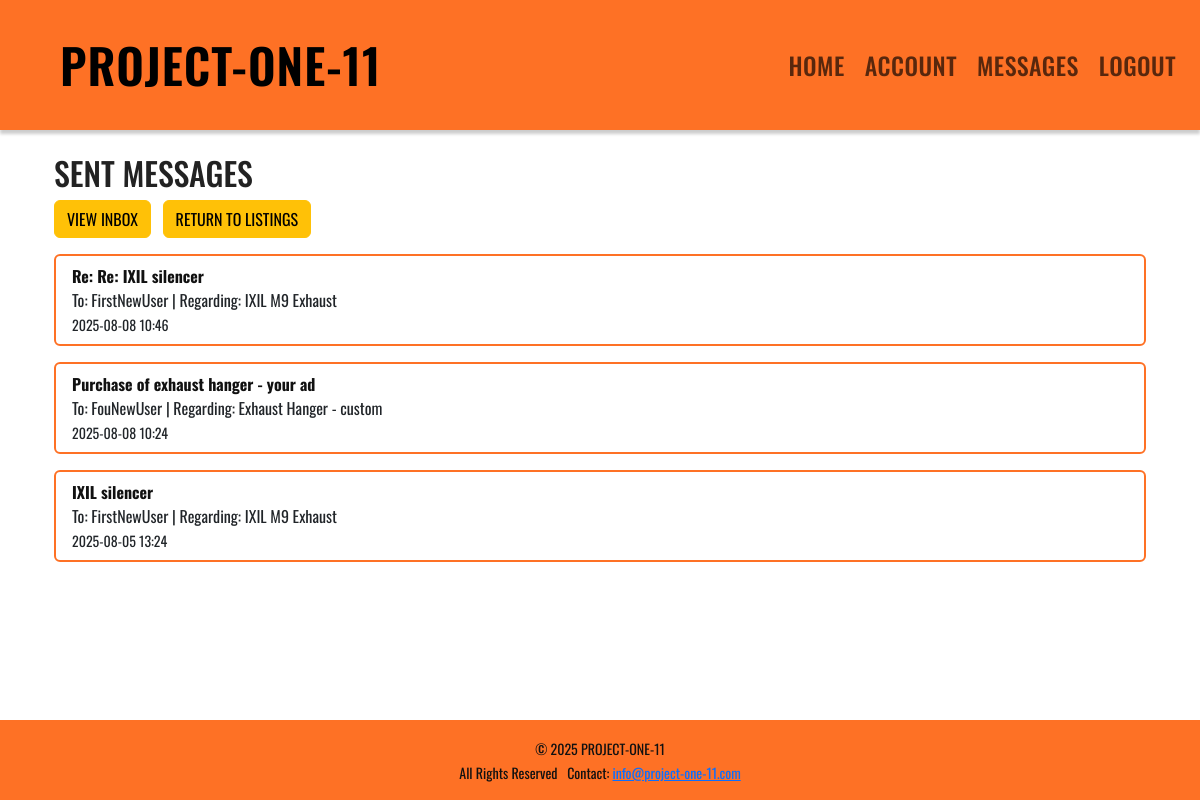
/marketplace/sent/ (signed in), run on an earlier commit of the app's database.
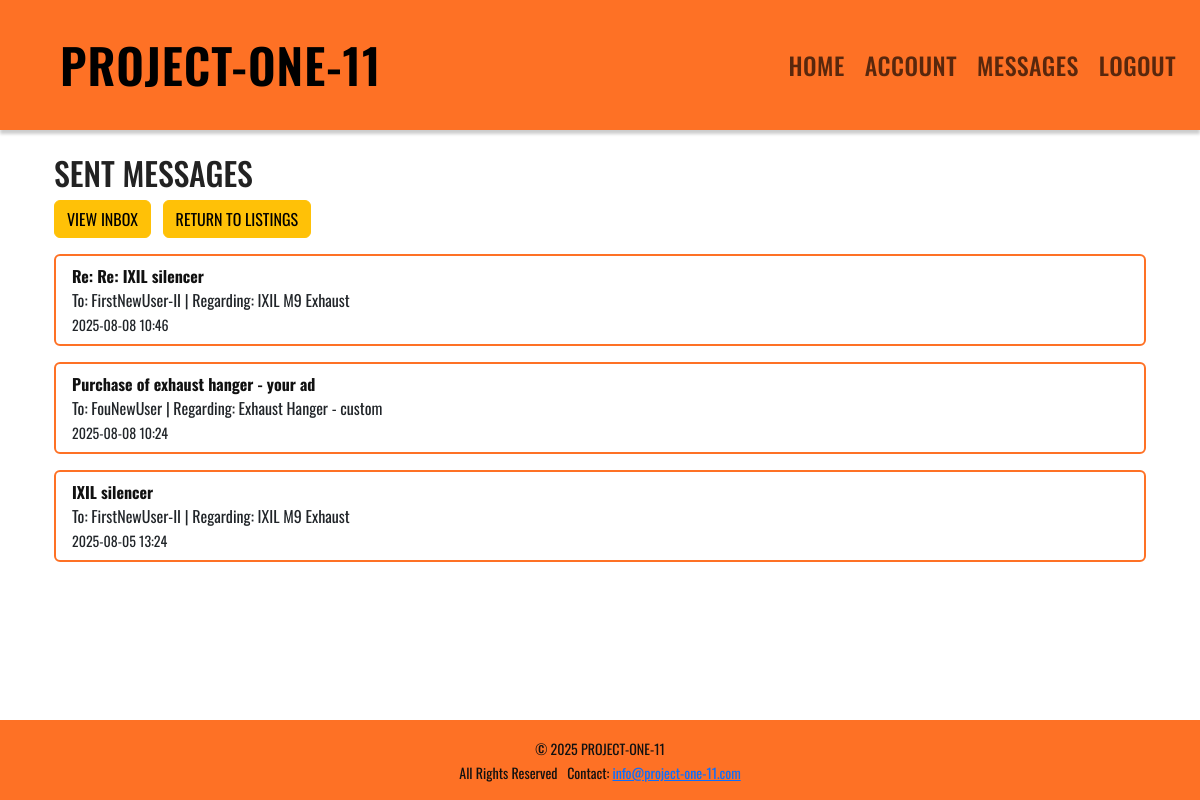
And on a later commit of the database.
### marketplace/models.py (models this page shows, shortened)
class Message(models.Model):
    sender = models.ForeignKey(settings.AUTH_USER_MODEL, related_name='sent_messages', on_delete=models.CASCADE)
    recipient = models.ForeignKey(settings.AUTH_USER_MODEL, related_name='received_messages', on_delete=models.CASCADE)
    item = models.ForeignKey('Item', null=True, blank=True, on_delete=models.CASCADE)
    subject = models.CharField(max_length=255)
    body = models.TextField()
    timestamp = models.DateTimeField(auto_now_add=True)
    is_read = models.BooleanField(default=False)

class Item(models.Model):
    CATEGORY_CHOICES = [
        ('engine', 'Engine'),
        ('body', 'Body'),
        ('electrical', 'Electrical'),
        ('other', 'Other'),
    ]
    make = models.CharField(max_length=50, blank=True, null=True)
    year = models.CharField(max_length=10, blank=True, null=True)
    model_name = models.CharField(max_length=50, blank=True, null=True)
    model_designation = models.CharField(max_length=50, blank=True, null=True)
    category = models.CharField(max_length=20, choices=CATEGORY_CHOICES)
    title = models.CharField(max_length=100)
    description = models.TextField()
    price = models.DecimalField(max_digits=10, decimal_places=2)
    owner = models.ForeignKey(settings.AUTH_USER_MODEL, on_delete=models.CASCADE, related_name='items')
    created_at = models.DateTimeField(auto_now_add=True)

### accounts/models.py (models this page shows)
class User(AbstractUser):
    is_buyer = models.BooleanField(default=True, verbose_name='Buyer')
    is_seller = models.BooleanField(default=True, verbose_name='Seller')
    is_business = models.BooleanField(default=False, verbose_name='Business')

### marketplace/views.py (the view)
# urls.py: path('sent/', views.sent_messages, name='sent_messages'),
@login_required
def sent_messages(request):
    messages = Message.objects.filter(sender=request.user).order_by('-timestamp')
    return render(request, 'marketplace/sent_messages.html', {'messages': messages})

### accounts/templates/marketplace/sent_messages.html
{% extends 'base.html' %}
{% block content %}
  <section aria-labelledby="sent-messages-heading" class="container">
    <h2 id="sent-messages-heading">SENT MESSAGES</h2>
    <a href="{% url 'messages_inbox' %}" class="btn btn-warning mb-3">VIEW INBOX</a>
    <a href="/" class="btn btn-warning mb-3 ms-2">RETURN TO LISTINGS</a>
    {% if messages %}
      <ul class="list-group" aria-label="Sent messages">
        {% for message in messages %}
          <li class="list-group-item">
            <a href="{% url 'message_detail' message.id %}"><strong>{{ message.subject }}</strong></a>
            <br>
            To: {{ message.recipient.username }} | Regarding: {{ message.item.title }}
            <br>
            <small>{{ message.timestamp|date:"Y-m-d H:i" }}</small>
          </li>
        {% endfor %}
      </ul>
    {% else %}
      <p>You have not sent any messages yet.</p>
    {% endif %}
  </section>
{% endblock %}

What changed in the data, as far as the page shows it:
changed through a linked row, Message "Re: Re: IXIL silencer": recipient.username "FirstNewUser" → "FirstNewUser-II"
changed through a linked row, Message "IXIL silencer": recipient.username "FirstNewUser" → "FirstNewUser-II"
